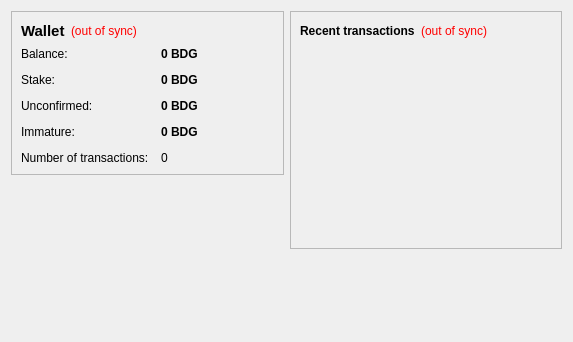
<?xml version="1.0" encoding="UTF-8"?>
<ui version="4.0">
 <class>OverviewPage</class>
 <widget class="QWidget" name="OverviewPage">
  <property name="geometry">
   <rect>
    <x>0</x>
    <y>0</y>
    <width>573</width>
    <height>342</height>
   </rect>
  </property>
  <property name="windowTitle">
   <string>Form</string>
  </property>
  <layout class="QHBoxLayout" name="horizontalLayout" stretch="1,1">
   <item>
    <layout class="QVBoxLayout" name="verticalLayout_2">
     <item>
      <widget class="QFrame" name="frame">
       <property name="frameShape">
        <enum>QFrame::StyledPanel</enum>
       </property>
       <property name="frameShadow">
        <enum>QFrame::Raised</enum>
       </property>
       <layout class="QVBoxLayout" name="verticalLayout_4">
        <item>
         <layout class="QHBoxLayout" name="horizontalLayout_4">
          <item>
           <widget class="QLabel" name="label_5">
            <property name="font">
             <font>
              <pointsize>11</pointsize>
              <weight>75</weight>
              <bold>true</bold>
             </font>
            </property>
            <property name="text">
             <string>Wallet</string>
            </property>
           </widget>
          </item>
          <item>
           <widget class="QLabel" name="labelWalletStatus">
            <property name="toolTip">
             <string>The displayed information may be out of date. Your wallet automatically synchronizes with the Ourcoin network after a connection is established, but this process has not completed yet.</string>
            </property>
            <property name="styleSheet">
             <string notr="true">QLabel { color: red; }</string>
            </property>
            <property name="text">
             <string notr="true">(out of sync)</string>
            </property>
            <property name="alignment">
             <set>Qt::AlignLeading|Qt::AlignLeft|Qt::AlignVCenter</set>
            </property>
           </widget>
          </item>
          <item>
           <spacer name="horizontalSpacer_2">
            <property name="orientation">
             <enum>Qt::Horizontal</enum>
            </property>
            <property name="sizeHint" stdset="0">
             <size>
              <width>40</width>
              <height>20</height>
             </size>
            </property>
           </spacer>
          </item>
         </layout>
        </item>
        <item>
         <layout class="QFormLayout" name="formLayout_2">
          <property name="fieldGrowthPolicy">
           <enum>QFormLayout::AllNonFixedFieldsGrow</enum>
          </property>
          <property name="horizontalSpacing">
           <number>12</number>
          </property>
          <property name="verticalSpacing">
           <number>12</number>
          </property>
          <item row="0" column="0">
           <widget class="QLabel" name="label">
            <property name="text">
             <string>Balance:</string>
            </property>
           </widget>
          </item>
          <item row="0" column="1">
           <widget class="QLabel" name="labelBalance">
            <property name="font">
             <font>
              <weight>75</weight>
              <bold>true</bold>
             </font>
            </property>
            <property name="cursor">
             <cursorShape>IBeamCursor</cursorShape>
            </property>
            <property name="toolTip">
             <string>Your current balance</string>
            </property>
            <property name="text">
             <string notr="true">0 BDG</string>
            </property>
            <property name="textInteractionFlags">
             <set>Qt::LinksAccessibleByMouse|Qt::TextSelectableByKeyboard|Qt::TextSelectableByMouse</set>
            </property>
           </widget>
          </item>
          <item row="1" column="0">
           <widget class="QLabel" name="label_6">
            <property name="text">
             <string>Stake:</string>
            </property>
           </widget>
          </item>
          <item row="1" column="1">
           <widget class="QLabel" name="labelStake">
            <property name="font">
             <font>
              <weight>75</weight>
              <bold>true</bold>
             </font>
            </property>
            <property name="cursor">
             <cursorShape>IBeamCursor</cursorShape>
            </property>
            <property name="toolTip">
             <string>Total of coins that was staked, and do not yet count toward the current balance</string>
            </property>
            <property name="text">
             <string notr="true">0 BDG</string>
            </property>
            <property name="textInteractionFlags">
             <set>Qt::LinksAccessibleByMouse|Qt::TextSelectableByKeyboard|Qt::TextSelectableByMouse</set>
            </property>
           </widget>
          </item>
          <item row="2" column="0">
           <widget class="QLabel" name="label_3">
            <property name="text">
             <string>Unconfirmed:</string>
            </property>
           </widget>
          </item>
          <item row="2" column="1">
           <widget class="QLabel" name="labelUnconfirmed">
            <property name="font">
             <font>
              <weight>75</weight>
              <bold>true</bold>
             </font>
            </property>
            <property name="cursor">
             <cursorShape>IBeamCursor</cursorShape>
            </property>
            <property name="toolTip">
             <string>Total of transactions that have yet to be confirmed, and do not yet count toward the current balance</string>
            </property>
            <property name="text">
             <string notr="true">0 BDG</string>
            </property>
            <property name="textInteractionFlags">
             <set>Qt::LinksAccessibleByMouse|Qt::TextSelectableByKeyboard|Qt::TextSelectableByMouse</set>
            </property>
           </widget>
          </item>
          <item row="3" column="0">
           <widget class="QLabel" name="labelImmatureText">
            <property name="text">
             <string>Immature:</string>
            </property>
           </widget>
          </item>
          <item row="3" column="1">
           <widget class="QLabel" name="labelImmature">
            <property name="font">
             <font>
              <weight>75</weight>
              <bold>true</bold>
             </font>
            </property>
            <property name="toolTip">
             <string>Mined balance that has not yet matured</string>
            </property>
            <property name="text">
             <string notr="true">0 BDG</string>
            </property>
            <property name="textInteractionFlags">
             <set>Qt::LinksAccessibleByMouse|Qt::TextSelectableByKeyboard|Qt::TextSelectableByMouse</set>
            </property>
           </widget>
          </item>
          <item row="4" column="0">
           <widget class="QLabel" name="label_2">
            <property name="text">
             <string>Number of transactions:</string>
            </property>
           </widget>
          </item>
          <item row="4" column="1">
           <widget class="QLabel" name="labelNumTransactions">
            <property name="toolTip">
             <string>Total number of transactions in wallet</string>
            </property>
            <property name="text">
             <string notr="true">0</string>
            </property>
           </widget>
          </item>
         </layout>
        </item>
       </layout>
      </widget>
     </item>
     <item>
      <spacer name="verticalSpacer">
       <property name="orientation">
        <enum>Qt::Vertical</enum>
       </property>
       <property name="sizeHint" stdset="0">
        <size>
         <width>20</width>
         <height>40</height>
        </size>
       </property>
      </spacer>
     </item>
     <item>
      <widget class="QLabel" name="label_6">
       <property name="text">
        <string/>
       </property>
       <property name="pixmap">
        <pixmap resource="../bitcoin.qrc">:/images/backg</pixmap>
       </property>
       <property name="scaledContents">
        <bool>false</bool>
       </property>
       <property name="alignment">
        <set>Qt::AlignCenter</set>
       </property>
       <property name="margin">
        <number>-2</number>
       </property>
      </widget>
     </item>
    </layout>
   </item>
   <item>
    <layout class="QVBoxLayout" name="verticalLayout_3">
     <item>
      <widget class="QFrame" name="frame_2">
       <property name="frameShape">
        <enum>QFrame::StyledPanel</enum>
       </property>
       <property name="frameShadow">
        <enum>QFrame::Raised</enum>
       </property>
       <layout class="QVBoxLayout" name="verticalLayout">
        <item>
         <layout class="QHBoxLayout" name="horizontalLayout_2">
          <item>
           <widget class="QLabel" name="label_4">
            <property name="text">
             <string>&lt;b&gt;Recent transactions&lt;/b&gt;</string>
            </property>
           </widget>
          </item>
          <item>
           <widget class="QLabel" name="labelTransactionsStatus">
            <property name="toolTip">
             <string>The displayed information may be out of date. Your wallet automatically synchronizes with the Ourcoin network after a connection is established, but this process has not completed yet.</string>
            </property>
            <property name="styleSheet">
             <string notr="true">QLabel { color: red; }</string>
            </property>
            <property name="text">
             <string notr="true">(out of sync)</string>
            </property>
            <property name="alignment">
             <set>Qt::AlignRight|Qt::AlignTrailing|Qt::AlignVCenter</set>
            </property>
           </widget>
          </item>
          <item>
           <spacer name="horizontalSpacer">
            <property name="orientation">
             <enum>Qt::Horizontal</enum>
            </property>
            <property name="sizeHint" stdset="0">
             <size>
              <width>40</width>
              <height>20</height>
             </size>
            </property>
           </spacer>
          </item>
         </layout>
        </item>
        <item>
         <widget class="QListView" name="listTransactions">
          <property name="styleSheet">
           <string notr="true">QListView { background: transparent; }</string>
          </property>
          <property name="frameShape">
           <enum>QFrame::NoFrame</enum>
          </property>
          <property name="verticalScrollBarPolicy">
           <enum>Qt::ScrollBarAlwaysOff</enum>
          </property>
          <property name="horizontalScrollBarPolicy">
           <enum>Qt::ScrollBarAlwaysOff</enum>
          </property>
          <property name="selectionMode">
           <enum>QAbstractItemView::NoSelection</enum>
          </property>
         </widget>
        </item>
       </layout>
      </widget>
     </item>
     <item>
      <spacer name="verticalSpacer_2">
       <property name="orientation">
        <enum>Qt::Vertical</enum>
       </property>
       <property name="sizeHint" stdset="0">
        <size>
         <width>20</width>
         <height>40</height>
        </size>
       </property>
      </spacer>
     </item>
    </layout>
   </item>
  </layout>
 </widget>
 <resources/>
 <connections/>
</ui>
